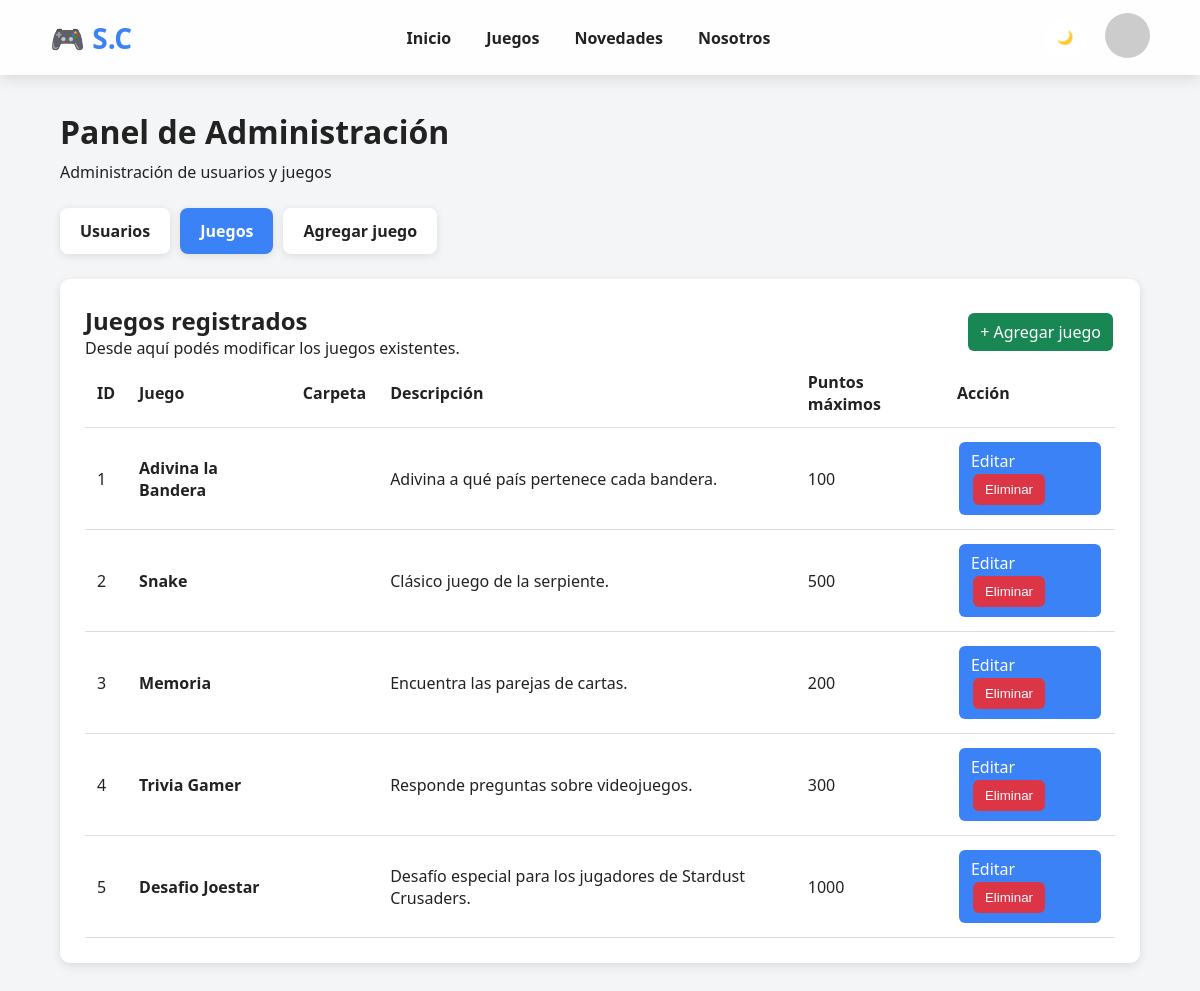
Screenshot of /Admin/Admin.php?tab=juegos (signed in) with the database file from the repository.
### tables this page shows
CREATE TABLE IF NOT EXISTS JUEGO (
    ID_J INT AUTO_INCREMENT PRIMARY KEY,
    Nombre VARCHAR(100) NOT NULL,
    Carpeta VARCHAR(100) NULL,
    Descripcion VARCHAR(255),
    Puntos_Maximos INT NOT NULL
);

### Admin/Editar_Juegos.php (the view, shortened to what this page needs)
<?php
$consultaJuegos =
    $conexion->query("
        SELECT
            ID_J,
            Nombre,
            Carpeta,
            Descripcion,
            Puntos_Maximos
        FROM JUEGO
        ORDER BY ID_J ASC
    ");
$juegos =
    $consultaJuegos->fetchAll(
        PDO::FETCH_ASSOC
    );
?>
<div class="tarjetaAdmin">
    <div class="tituloSeccion">
        <div>
            <h2>
                Juegos registrados
            </h2>
            <p>
                Desde aquí podés modificar los juegos
                existentes.
            </p>
        </div>
        <a
            href="Admin.php?tab=agregar"
            class="botonAdmin botonCrear"
        >
            + Agregar juego
        </a>
    </div>
    <?php if (count($juegos) === 0): ?>
        <p>
            Todavía no hay juegos registrados.
        </p>
    <?php else: ?>
        <div class="tablaResponsive">
            <table class="tablaAdmin">
                <thead>
                    <tr>
                        <th>
                            ID
                        </th>
                        <th>
                            Juego
                        </th>
                        <th>
                            Carpeta
                        </th>
                        <th>
                            Descripción
                        </th>
                        <th>
                            Puntos máximos
                        </th>
                        <th>
                            Acción
                        </th>
                    </tr>
                </thead>
                <tbody>
                <?php foreach ($juegos as $juego): ?>
                    <tr>
                        <td>
                            <?= htmlspecialchars(
                                $juego["ID_J"]
                            ) ?>
                        </td>
                        <td>
                            <strong>
                                <?= htmlspecialchars(
                                    $juego["Nombre"]
                                ) ?>
                            </strong>
                        </td>
                        <td>
                        </td>
                        <td>
                            <?= htmlspecialchars(
                                $juego["Descripcion"] ?? ""
                            ) ?>
                        </td>
                        <td>
                            <?= htmlspecialchars(
                                $juego["Puntos_Maximos"]
                            ) ?>
                        </td>
                        <td>
                            <a
                                href="Admin.php?tab=juegos&editar_juego=<?= $juego["ID_J"] ?>"
                                class="botonAdmin botonEditar"
                            >
                                Editar
                            <form
                                method="POST"
                                style="display:inline;"
                                onsubmit="return confirm('¿Seguro que querés eliminar este juego? Esta acción no se puede deshacer.');"
                            >
                            <button
                                type="submit"
                                name="eliminar_juego"
                                class="botonAdmin botonEliminar"
                                >
                                Eliminar
                                </button>
                            </form>
                        </td>
                    </tr>
                <?php endforeach; ?>
                </tbody>
            </table>
        </div>
    <?php endif; ?>
</div>

### Css/Estilos.css (style rules this page uses)
:root { --fondo:#f3f4f6; --header:#ffffffee; --card:#ffffff; --texto:#222; --texto2:#666; --azul:#4f8dfd; --sombra:rgba(0,0,0,.12); }
* { margin:0; padding:0; box-sizing:border-box; }
body { background:var(--fondo); color:var(--texto); font-family:Segoe UI,sans-serif; }
:root { --fondo:#f3f5f7; --card:#ffffff; --header:rgba(255,255,255,.85); --texto:#222; --texto2:#666; --azul:#3b82f6; --sombra:rgba(0,0,0,.12); }
html { scroll-behavior:smooth; }
body { background:var(--fondo); color:var(--texto); font-family:'Segoe UI',sans-serif; }

### Css/Admin.css (style rules this page uses)
.tarjetaAdmin { padding: 25px; margin-bottom: 25px; border-radius: 10px; background: var(--card); color: var(--texto); box-shadow: 0 3px 10px rgba(0,0,0,0.1); }
.tablaResponsive { width: 100%; overflow-x: auto; }
.tablaAdmin { width: 100%; border-collapse: collapse; }
.tablaAdmin th, .tablaAdmin td { padding: 12px; border-bottom: 1px solid #ddd; text-align: left; }
.tablaAdmin th { font-weight: bold; }
.botonAdmin { display: inline-block; padding: 8px 12px; border: none; border-radius: 6px; cursor: pointer; text-decoration: none; margin: 2px; }
.botonEditar { background: var(--azul); color: white; }
.botonEliminar { background: #dc3545; color: white; }
.botonCrear { background: #198754; color: white; }
.tituloSeccion { display: flex; justify-content: space-between; align-items: center; gap: 20px; }

### rows the page displays
juego: ID_J "1", Nombre "Adivina la Bandera", Descripcion "Adivina a qué país pertenece cada bandera.", Puntos_Maximos "100"
juego: ID_J "2", Nombre "Snake", Descripcion "Clásico juego de la serpiente.", Puntos_Maximos "500"
juego: ID_J "3", Nombre "Memoria", Descripcion "Encuentra las parejas de cartas.", Puntos_Maximos "200"
juego: ID_J "4", Nombre "Trivia Gamer", Descripcion "Responde preguntas sobre videojuegos.", Puntos_Maximos "300"
juego: ID_J "5", Nombre "Desafio Joestar", Descripcion "Desafío especial para los jugadores de Stardust Crusaders.", Puntos_Maximos "1000"
